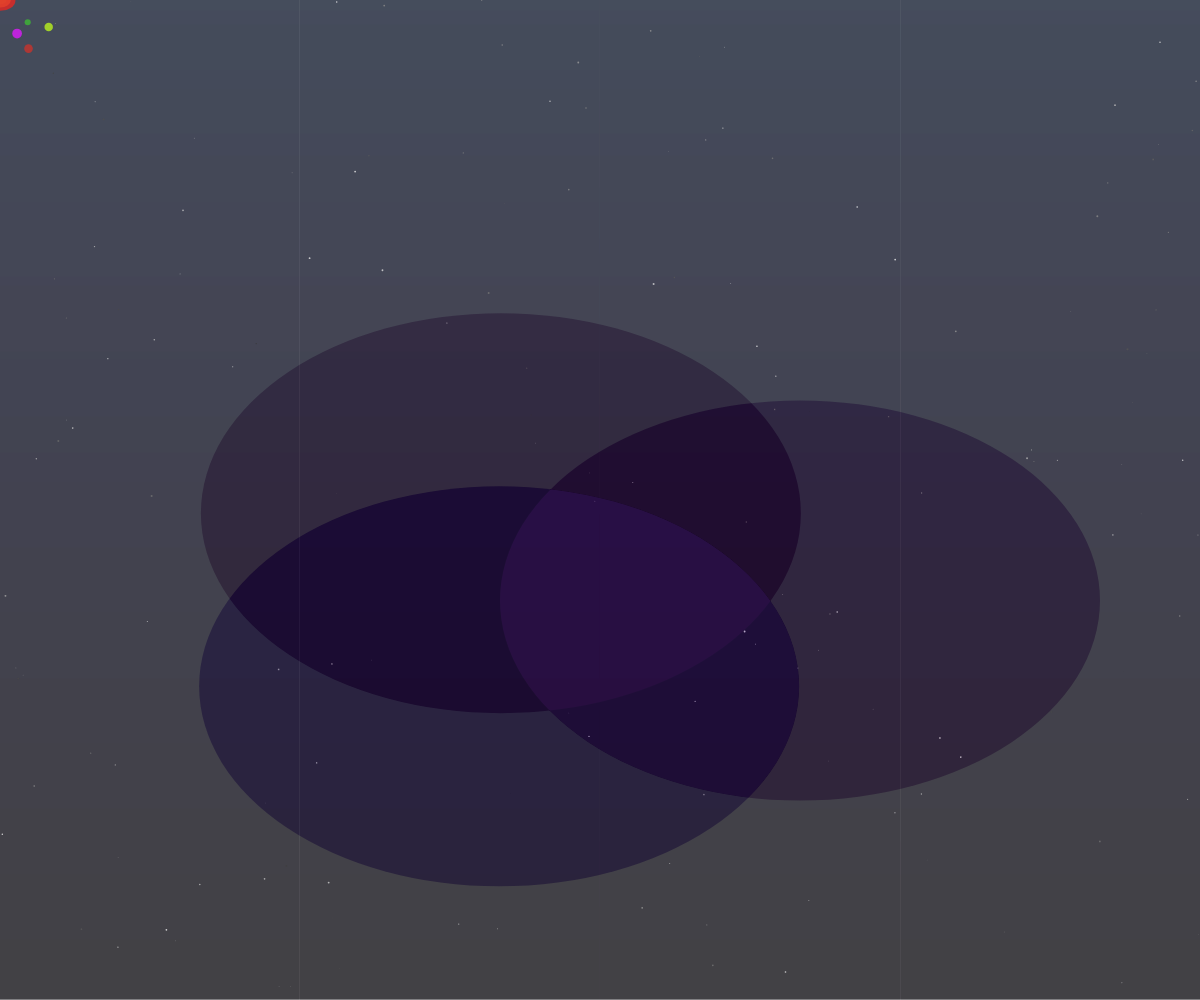
Frame 1 (no input)
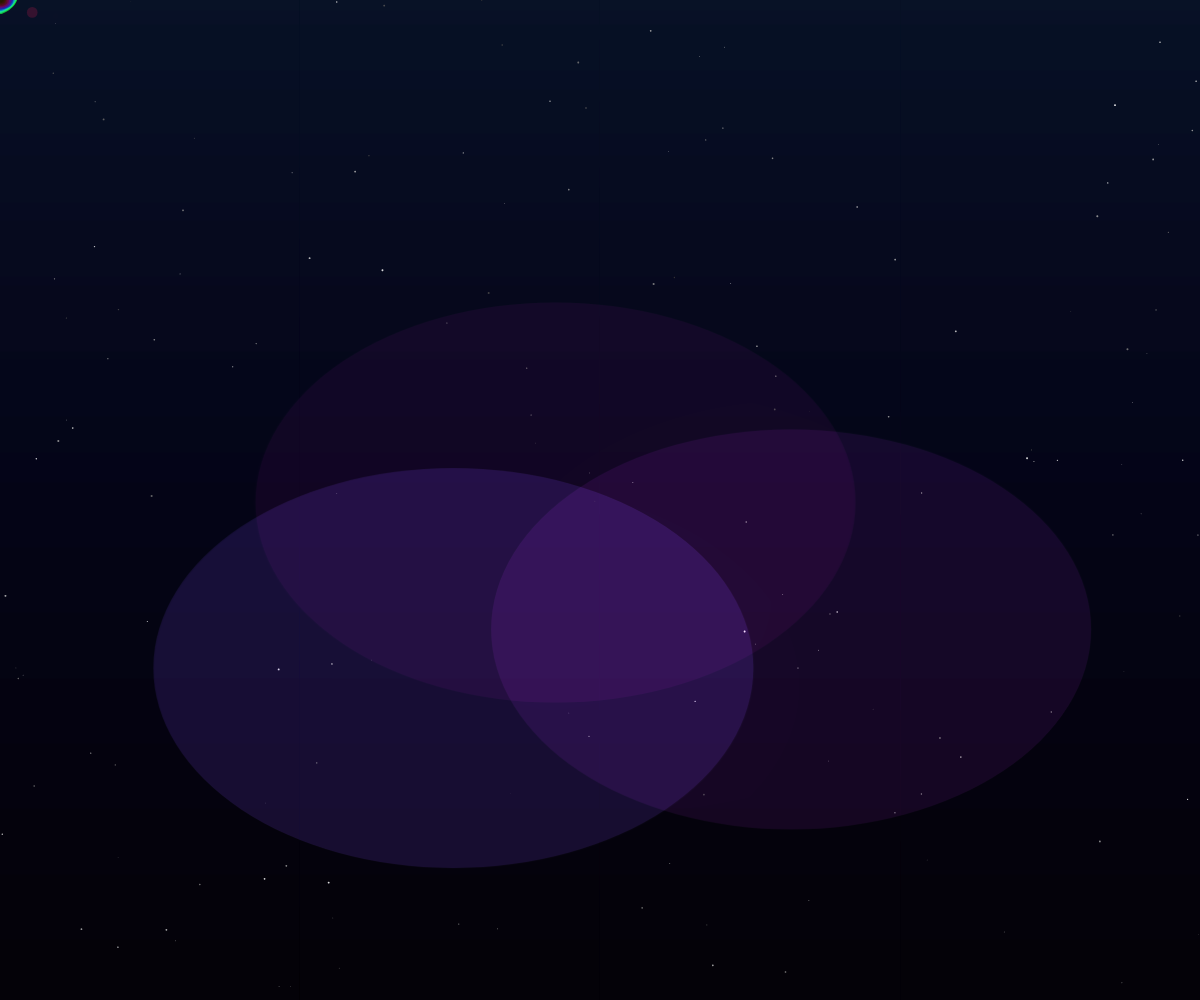
Frame 60 (no input)
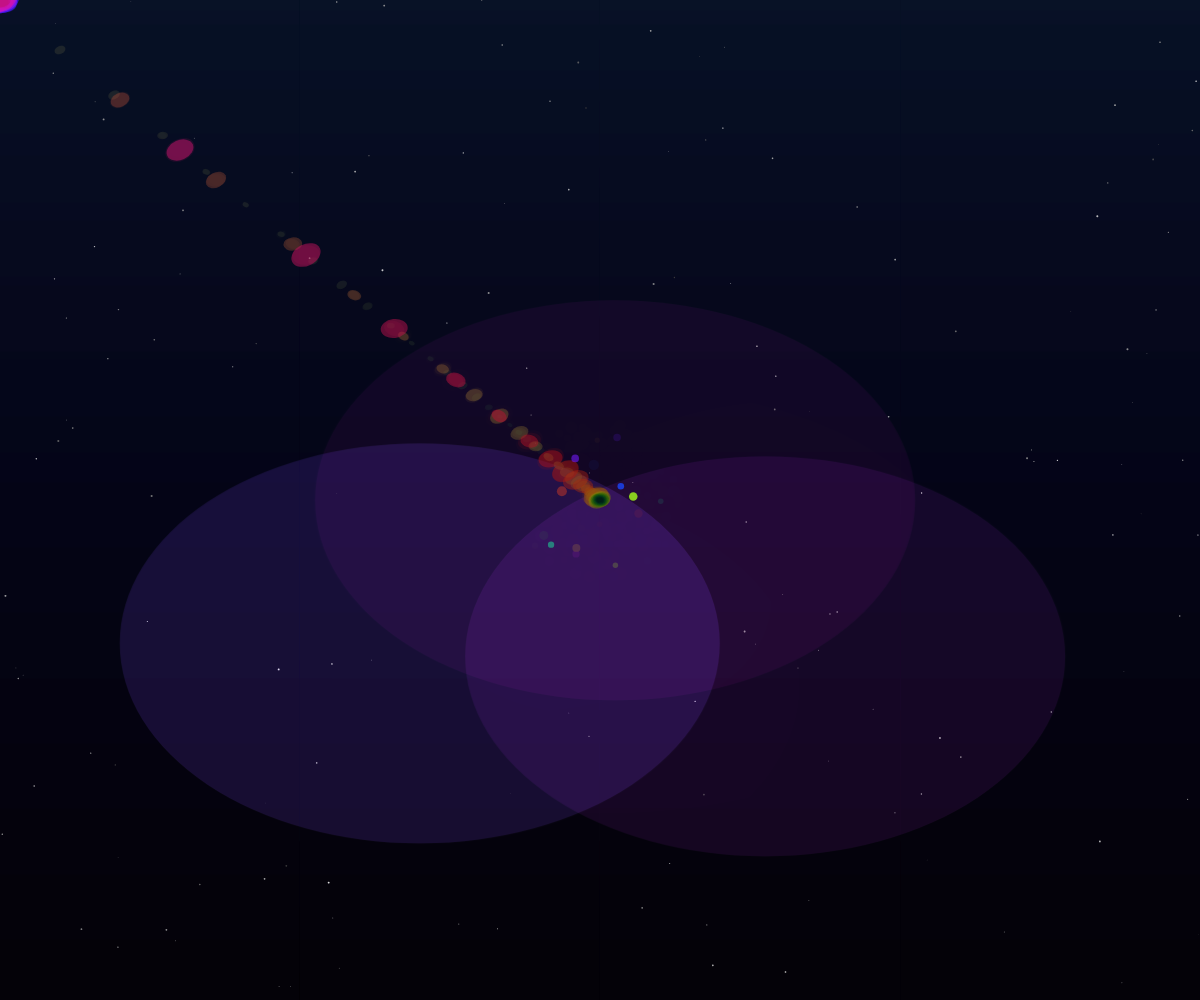
Frame 120 (the mouse pressed at the canvas centre since frame 60)

The p5.js sketch that drew these frames (run headless with seeded random() and noise() and a simulated clock; from frame 60 on, the mouse is pressed at the canvas centre):

// p5.js sketch
// ── sketch.js
let trails = [];
const maxTrailLength = 80;
const layers = 3;

let stars = [];
const starCount = 150;

function setup() {
  createCanvas(windowWidth, windowHeight);
  colorMode(HSB, 360, 100, 100, 100);
  noStroke();
  trails = Array.from({ length: layers }, () => []);

  // Initialize stars for background
  for (let i = 0; i < starCount; i++) {
    stars.push({
      x: random(width),
      y: random(height),
      size: random(0.5, 2),
      twinkleSpeed: random(0.01, 0.05),
      baseBrightness: random(40, 90),
      phase: random(TWO_PI)
    });
  }
  frameRate(60);
}

function draw() {
  drawBackground();

  // Add current mouse positions to each trail layer with slight delay offset
  for (let l = 0; l < layers; l++) {
    let lastPos = trails[l].length > 0 ? trails[l][trails[l].length - 1] : { x: mouseX, y: mouseY };
    let targetX = lerp(lastPos.x, mouseX, 0.3 - l * 0.1);
    let targetY = lerp(lastPos.y, mouseY, 0.3 - l * 0.1);
    trails[l].push({ x: targetX, y: targetY, age: 0 });

    if (trails[l].length > maxTrailLength) trails[l].shift();
  }

  // Draw trails
  for (let l = layers - 1; l >= 0; l--) {
    drawTrail(trails[l], l);
  }

  drawSparkles();
}

// Gradient dark sky background with subtle animated nebula blobs & twinkling stars
function drawBackground() {
  // Gradient background (top dark blue to near black bottom)
  for (let y = 0; y < height; y++) {
    let inter = map(y, 0, height, 0, 1);
    let c = lerpColor(color(220, 80, 15), color(260, 80, 3), inter);
    stroke(c);
    line(0, y, width, y);
  }

  // Draw twinkling stars
  noStroke();
  for (let star of stars) {
    let brightness = star.baseBrightness + 20 * sin(frameCount * star.twinkleSpeed + star.phase);
    fill(60, 0, brightness, 80);
    ellipse(star.x, star.y, star.size);
  }

  // Draw faint moving nebula blobs using multiple overlapping ellipses
  let nebulaColors = [
    color(290, 80, 50, 12),
    color(260, 70, 70, 15),
    color(310, 90, 40, 10),
  ];

  push();
  blendMode(ADD);
  translate(width * 0.5, height * 0.6);
  for (let i = 0; i < nebulaColors.length; i++) {
    let angle = frameCount * 0.005 + i * TWO_PI / nebulaColors.length;
    let x = cos(angle) * 200;
    let y = sin(angle) * 100;
    fill(nebulaColors[i]);
    ellipse(x, y, 600, 400);
  }
  pop();

  blendMode(BLEND);
}

function drawTrail(trail, layer) {
  for (let i = 0; i < trail.length; i++) {
    let pos = trail[i];
    pos.age++;
    let baseSize = map(i, 0, trail.length, 30, 6) * (1 + 0.3 * sin(frameCount * 0.1 + i));
    let size = baseSize * (1 - layer * 0.3);

    let hue = (map(i, 0, trail.length, 0, 360) + frameCount * 2 + layer * 40) % 360;
    let saturation = 90 - layer * 20;
    let brightness = 100 - i * (100 / trail.length);

    let alpha = map(i, 0, trail.length, 70, 0) * (1 - layer * 0.4);

    push();
    translate(pos.x, pos.y);
    rotate(sin(pos.age * 0.05 + i) * 0.5);
    fill(hue, saturation, brightness, alpha);
    ellipse(0, 0, size, size * 0.7);
    pop();
  }
}

function drawSparkles() {
  for (let i = 0; i < 10; i++) {
    if (random() < 0.5) {
      let angle = random(TWO_PI);
      let radius = random(20, 80);
      let x = mouseX + cos(angle) * radius;
      let y = mouseY + sin(angle) * radius;
      let size = random(5, 12);
      let hue = (frameCount * 4 + i * 36) % 360;
      let alpha = map(sin(frameCount * 0.2 + i), -1, 1, 20, 80);

      fill(hue, 90, 100, alpha);
      ellipse(x, y, size, size);
    }
  }
}

function windowResized() {
  resizeCanvas(windowWidth, windowHeight);
}
